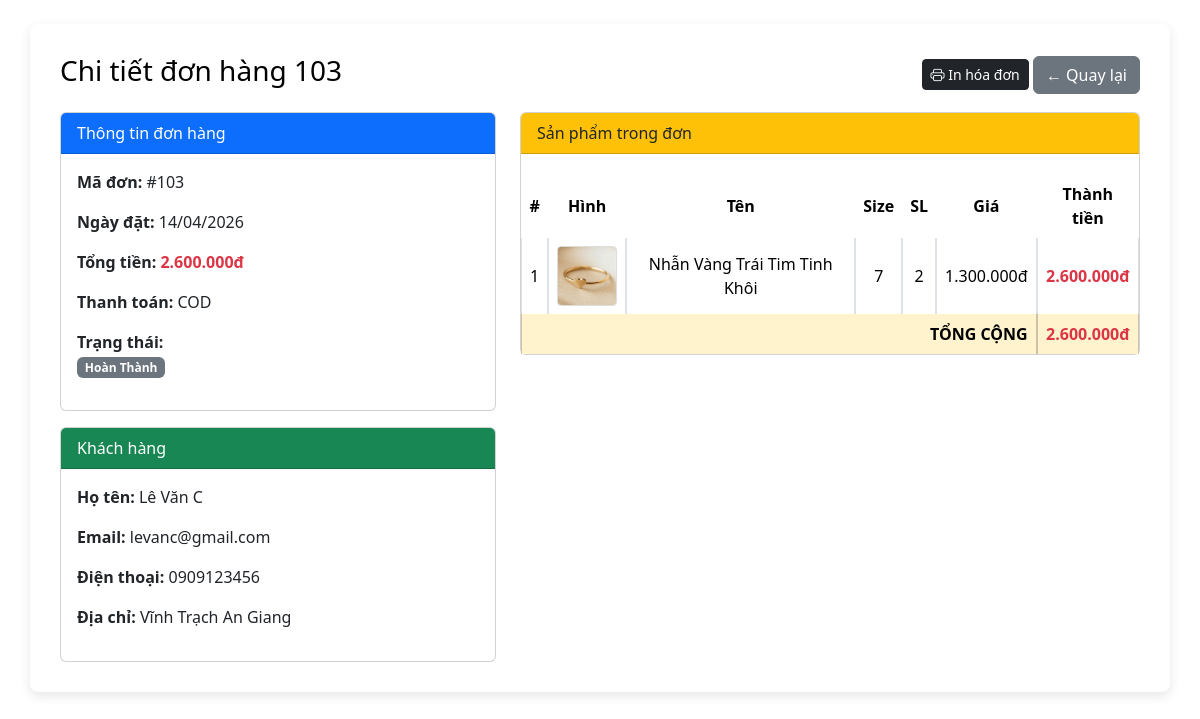
/admin/chi_tiet_don_hang.php?id=103, run on the app's committed database.
### tables this page shows
CREATE TABLE `hoadon` (
  `IdHoaDon` int(11) NOT NULL,
  `NgayLap` date NOT NULL,
  `TongTien` decimal(15,2) NOT NULL,
  `id_khachhang` int(11) NOT NULL,
  `HoTenKhachHang` varchar(50) NOT NULL,
  `Email` varchar(100) DEFAULT NULL,
  `DiaChi` varchar(100) DEFAULT NULL,
  `SoDienThoai` varchar(50) DEFAULT NULL,
  `PhuongThucThanhToan` varchar(50) DEFAULT NULL,
  `NgayDat` datetime DEFAULT NULL,
  `TrangThai` varchar(20) DEFAULT NULL
);

CREATE TABLE `chitiethoadon` (
  `IdChiTiet` int(11) NOT NULL,
  `IdHoaDon` int(11) NOT NULL,
  `IdSanPham` int(11) NOT NULL,
  `TenSanPham` varchar(255) NOT NULL,
  `KichThuoc` varchar(10) NOT NULL,
  `SoLuong` int(11) NOT NULL DEFAULT 1,
  `DonGia` decimal(12,2) NOT NULL DEFAULT 0.00,
  `ThanhTien` decimal(12,2) NOT NULL DEFAULT 0.00,
  `HinhAnh` varchar(255) NOT NULL
);

### admin/chi_tiet_don_hang.php (the view, shortened to what this page needs)
<?php
require_once('../php/config.php');
$order_id = intval($_GET['id']);
$stmt = $conn->prepare("SELECT * FROM hoadon WHERE IdHoaDon = ?");
$stmt->bind_param("i", $order_id);
$stmt->execute();
$result = $stmt->get_result();
$order = $result->fetch_assoc();
$stmt = $conn->prepare("SELECT * FROM chitiethoadon WHERE IdHoaDon = ?");
$stmt->bind_param("i", $order_id);
$stmt->execute();
$details = $stmt->get_result();
function renderStatus($st) {
    return "<span class='badge bg-secondary'>$st</span>";
}
?>
<!DOCTYPE html>
<html lang="vi">
<head>
<link href="https://cdn.jsdelivr.net/npm/bootstrap@5.3.2/dist/css/bootstrap.min.css" rel="stylesheet">
<link rel="stylesheet" href="https://cdn.jsdelivr.net/npm/bootstrap-icons@1.11.3/font/bootstrap-icons.min.css">
<link rel="stylesheet" href="../css/ctdh.css">
</head>
<body>
<div class="container mt-4">
    <div class="d-flex justify-content-between align-items-center mb-3">
        <h3>Chi tiết đơn hàng <?= $order['IdHoaDon'] ?></h3>
        <div>
            <a href="inhoadon.php?id=<?= $order['IdHoaDon'] ?>" class="btn btn-dark btn-sm">
                <i class="bi bi-printer"></i> In hóa đơn
            </a>
            <a href="quan_ly_don_hang.php" class="btn btn-secondary">
                ← Quay lại
            </a>
        </div>
    </div>
    <div class="row">
        <div class="col-md-5">
            <div class="card mb-3">
                <div class="card-header bg-primary text-white">Thông tin đơn hàng</div>
                <div class="card-body">
                    <p><b>Mã đơn:</b> #<?= $order['IdHoaDon'] ?></p>
                    <p><b>Ngày đặt:</b>
                        <?= date("d/m/Y", strtotime($order['NgayLap'])) ?>
                    </p>
                    <p><b>Tổng tiền:</b>
                        <span class="text-danger fw-bold">
                            <?= number_format($order['TongTien'],0,',','.') ?>đ
                        </span>
                    </p>
                    <p><b>Thanh toán:</b>
                        <?= htmlspecialchars($order['PhuongThucThanhToan']) ?>
                    </p>
                    <p><b>Trạng thái:</b><br>
                        <?= renderStatus($order['TrangThai']) ?>
                    </p>
                </div>
            </div>
            <div class="card">
                <div class="card-header bg-success text-white">Khách hàng</div>
                <div class="card-body">
                    <p><b>Họ tên:</b> <?= htmlspecialchars($order['HoTenKhachHang']) ?></p>
                    <p><b>Email:</b> <?= $order['Email'] ?? '-' ?></p>
                    <p><b>Điện thoại:</b> <?= $order['SoDienThoai'] ?></p>
                    <p><b>Địa chỉ:</b> <?= $order['DiaChi'] ?></p>
                </div>
            </div>
        </div>
        <div class="col-md-7">
            <div class="card">
                <div class="card-header bg-warning">Sản phẩm trong đơn</div>
                <div class="table-responsive">
                    <table class="table table-bordered align-middle text-center mb-0">
                        <thead>
                            <tr>
                                <th>#</th>
                                <th>Hình</th>
                                <th>Tên</th>
                                <th>Size</th>
                                <th>SL</th>
                                <th>Giá</th>
                                <th>Thành tiền</th>
                            </tr>
                        </thead>
                        <tbody>
                        <?php
                        $stt = 1;
                        $tong = 0;
                        if ($details->num_rows > 0):
                            while ($row = $details->fetch_assoc()):
                                $thanhtien = $row['SoLuong'] * $row['DonGia'];
                                $tong += $thanhtien;
                        ?>
                            <tr>
                                <td><?= $stt++ ?></td>
                                <td>
                                    <?php if (!empty($row['HinhAnh'])): ?>
                                        <img src="../image/<?= $row['HinhAnh'] ?>" width="40">
                                    <?php endif; ?>
                                </td>
                                <td><?= htmlspecialchars($row['TenSanPham']) ?></td>
                                <td><?= $row['KichThuoc'] ?></td>
                                <td><?= $row['SoLuong'] ?></td>
                                <td><?= number_format($row['DonGia'],0,',','.') ?>đ</td>
                                <td class="text-danger fw-bold">
                                    <?= number_format($thanhtien,0,',','.') ?>đ
                                </td>
                            </tr>
                        <?php endwhile; ?>
                        <tr class="table-warning">
                            <td colspan="6" class="text-end fw-bold">TỔNG CỘNG</td>
                            <td class="text-danger fw-bold">
                                <?= number_format($tong,0,',','.') ?>đ
                            </td>
                        </tr>
                        <?php else: ?>
                            <tr>
                                <td colspan="7">Không có sản phẩm</td>
                            </tr>
                        <?php endif; ?>
                        </tbody>
                    </table>
                </div>
            </div>
        </div>
    </div>
</div>
</body>
</html>

### css/ctdh.css (style rules this page uses)
* { margin: 0; padding: 0; box-sizing: border-box; }
body { background-color: var(--bg-body); font-family: 'Segoe UI', Tahoma, Geneva, Verdana, sans-serif; color: var(--text-main); }
.container { background: #ffffff; padding: 30px; border-radius: 8px; box-shadow: 0 4px 12px rgba(0, 0, 0, 0.1); margin-top: 50px; margin-bottom: 50px; }
.table { margin-top: 20px; border-collapse: separate; border-spacing: 0; }
.table thead { background-color: #007bff; color: white; }
.table thead th { border: none; text-align: center; vertical-align: middle; font-weight: 600; }
.table tbody td { vertical-align: middle; text-align: center; }
.table img { width: 60px; height: 60px; object-fit: cover; border-radius: 4px; border: 1px solid #ddd; transition: transform 0.2s; }

### data on the page
hoadon: IdHoaDon "103", NgayLap "14/04/2026", TongTien "2.600.000", PhuongThucThanhToan "COD", TrangThai "Hoàn Thành", HoTenKhachHang "Lê Văn C", Email "levanc@gmail.com", SoDienThoai "0909123456", DiaChi "Vĩnh Trạch An Giang"
chitiethoadon: HinhAnh (picture), TenSanPham "Nhẫn Vàng Trái Tim Tinh Khôi", KichThuoc "7", SoLuong "2", DonGia "1.300.000", thanhtien "2.600.000"

### other printed values
$tong "2.600.000"
